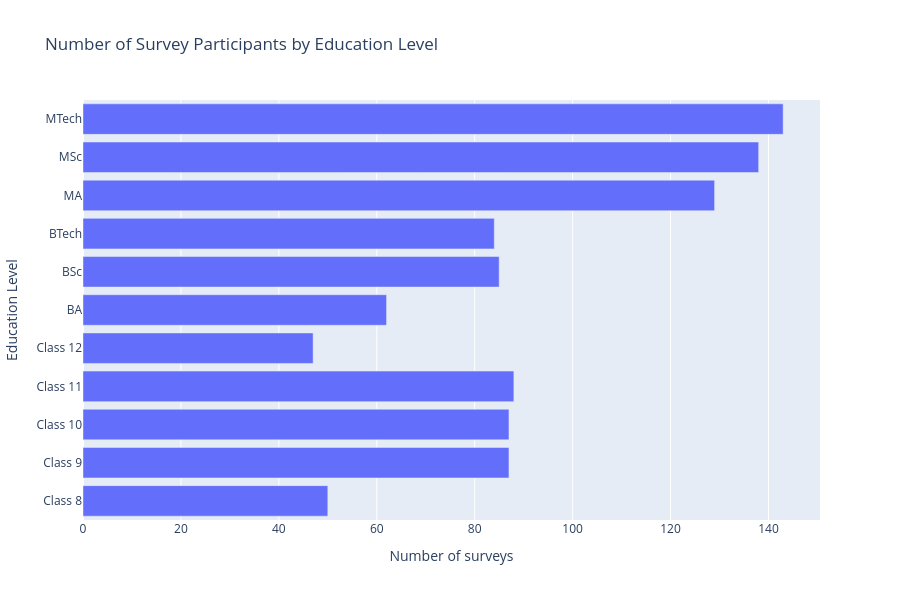

The code cell stored with this chart in its notebook:
### Code cell
df_edulvl = df['Education Level'].value_counts().reset_index()

fig = px.bar(
    df_edulvl,
    x='count',
    y='Education Level',
    title='Number of Survey Participants by Education Level',
    labels={
        'Education Level': 'Education Level',
        'count': 'Number of surveys'
    },
    category_orders={'Education Level': edulvl_order}
)

fig.update_layout(height = 600)
fig.show()

### Figure 1 — Plotly figure (JSON) as saved in the notebook; plotly's stock layout.template omitted (floating-point values rounded to 4 significant figures)
{"data": [{"hovertemplate": "Number of surveys=%{x}<br>Education Level=%{y}<extra></extra>", "legendgroup": "", "marker": {"color": "#636efa", "pattern": {"shape": ""}}, "name": "", "orientation": "h", "showlegend": false, "textposition": "auto", "type": "bar", "x": [143, 138, 129, 88, 87, 87, 85, 84, 62, 50, 47], "xaxis": "x", "y": ["MTech", "MSc", "MA", "Class 11", "Class 10", "Class 9", "BSc", "BTech", "BA", "Class 8", "Class 12"], "yaxis": "y"}], "layout": {"barmode": "relative", "height": 600, "legend": {"tracegroupgap": 0}, "title": {"text": "Number of Survey Participants by Education Level"}, "xaxis": {"anchor": "y", "domain": [0, 1], "title": {"text": "Number of surveys"}}, "yaxis": {"anchor": "x", "categoryarray": ["Class 8", "Class 9", "Class 10", "Class 11", "Class 12", "BA", "BSc", "BTech", "MA", "MSc", "MTech"], "categoryorder": "array", "domain": [0, 1], "title": {"text": "Education Level"}}}}
